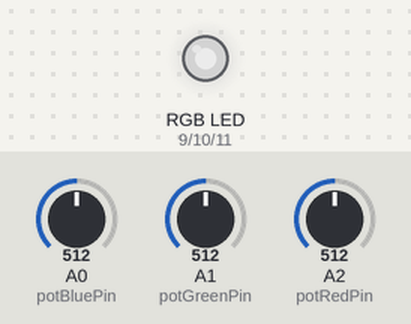
This sketch was run on a simulated Arduino Uno, built with avr-gcc and run on an emulated ATmega328P. On the bench: an RGB LED mixed from three pins (HIGH = lit). Inputs (shaded band) come from the test bench; at power-on: A0 (potBluePin) = 512, A1 (potGreenPin) = 512, A2 (potRedPin) = 512. Dim RGB values are drawn brighter than linear.

Above: at 1.2 s.
1.3 s: A0 (potBluePin) set to 716
At 1.9 s:
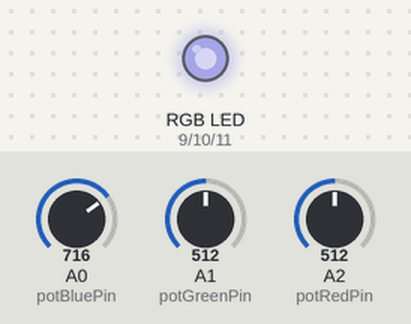
2.8 s: A1 (potGreenPin) set to 716
At 3.1 s:
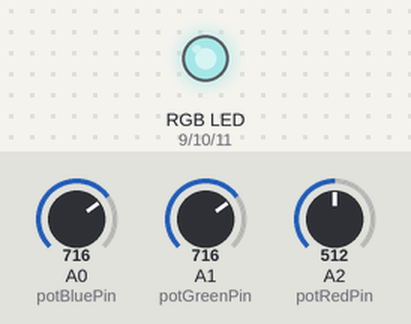
4.3 s: A2 (potRedPin) set to 716
At 5.4 s:
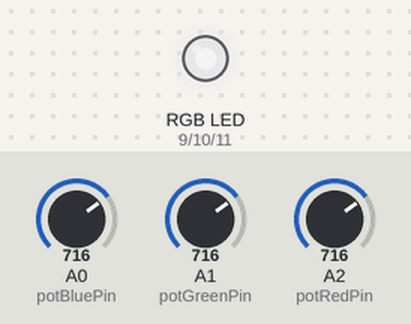
5.8 s: A0 (potBluePin) set to 900
At 6.5 s:
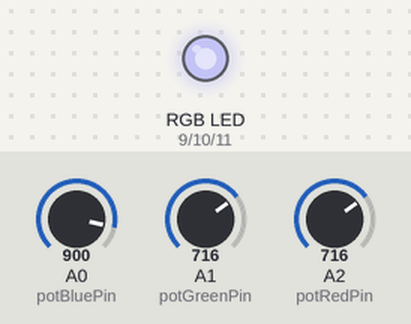
7.3 s: A1 (potGreenPin) set to 900
At 7.7 s:
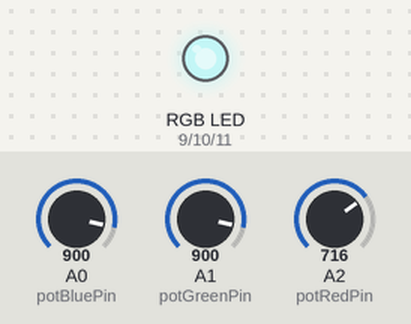
8.8 s: A2 (potRedPin) set to 900
At 10.0 s:
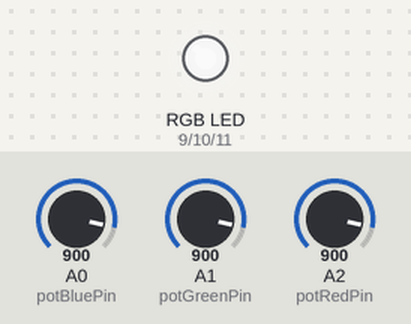
Timing chart, 0 to 11.3 s (numbered marks = the images above; inputs shaded):
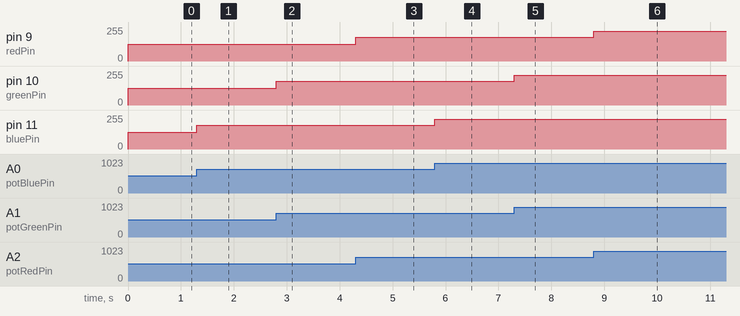

The sketch:

rgb_led_potentiometers.ino
```cpp
const int redPin = 9;
const int greenPin = 10;
const int bluePin = 11;

const int potRedPin = A2;
const int potGreenPin = A1;
const int potBluePin = A0;

const int minAnalogInput = 0;
const int maxAnalogInput = 1023;

const int minAnalogOutput = 0;
const int maxAnalogOutput = 255;

void setup() {

  // set mode for declared pins

   pinMode(redPin, OUTPUT);
   pinMode(greenPin, OUTPUT);
   pinMode(bluePin, OUTPUT);

   pinMode(potRedPin, INPUT);
   pinMode(potGreenPin, INPUT);
   pinMode(potBluePin, INPUT);
}

void loop() {

  // read the resistance from the potentiometers (these values will be between 0 and 1023)
  unsigned int potRedResistance = analogRead(potRedPin);
  unsigned int potGreenResistance = analogRead(potGreenPin);
  unsigned int potBlueResistance = analogRead(potBluePin);

  // map them from 0-1023 to 0-255 for outputing
  unsigned int redSignal = map(potRedResistance, minAnalogInput, maxAnalogInput, minAnalogOutput, maxAnalogOutput);
  unsigned int greenSignal = map(potGreenResistance, minAnalogInput, maxAnalogInput, minAnalogOutput, maxAnalogOutput);
  unsigned int blueSignal = map(potBlueResistance, minAnalogInput, maxAnalogInput, minAnalogOutput, maxAnalogOutput);

  // output signals to the led pins
  analogWrite(redPin, redSignal);
  analogWrite(greenPin, greenSignal);
  analogWrite(bluePin, blueSignal);
}
```

Measured:
- after the input at 1.3 s, pin 11 (bluePin): 127/255 → 178/255 at once
- after the input at 2.8 s, pin 10 (greenPin): 127/255 → 178/255 at once
- after the input at 4.3 s, pin 9 (redPin): 127/255 → 178/255 at once
- after the input at 5.8 s, pin 11 (bluePin): 178/255 → 224/255 at once
- after the input at 7.3 s, pin 10 (greenPin): 178/255 → 224/255 at once
- after the input at 8.8 s, pin 9 (redPin): 178/255 → 224/255 at once
